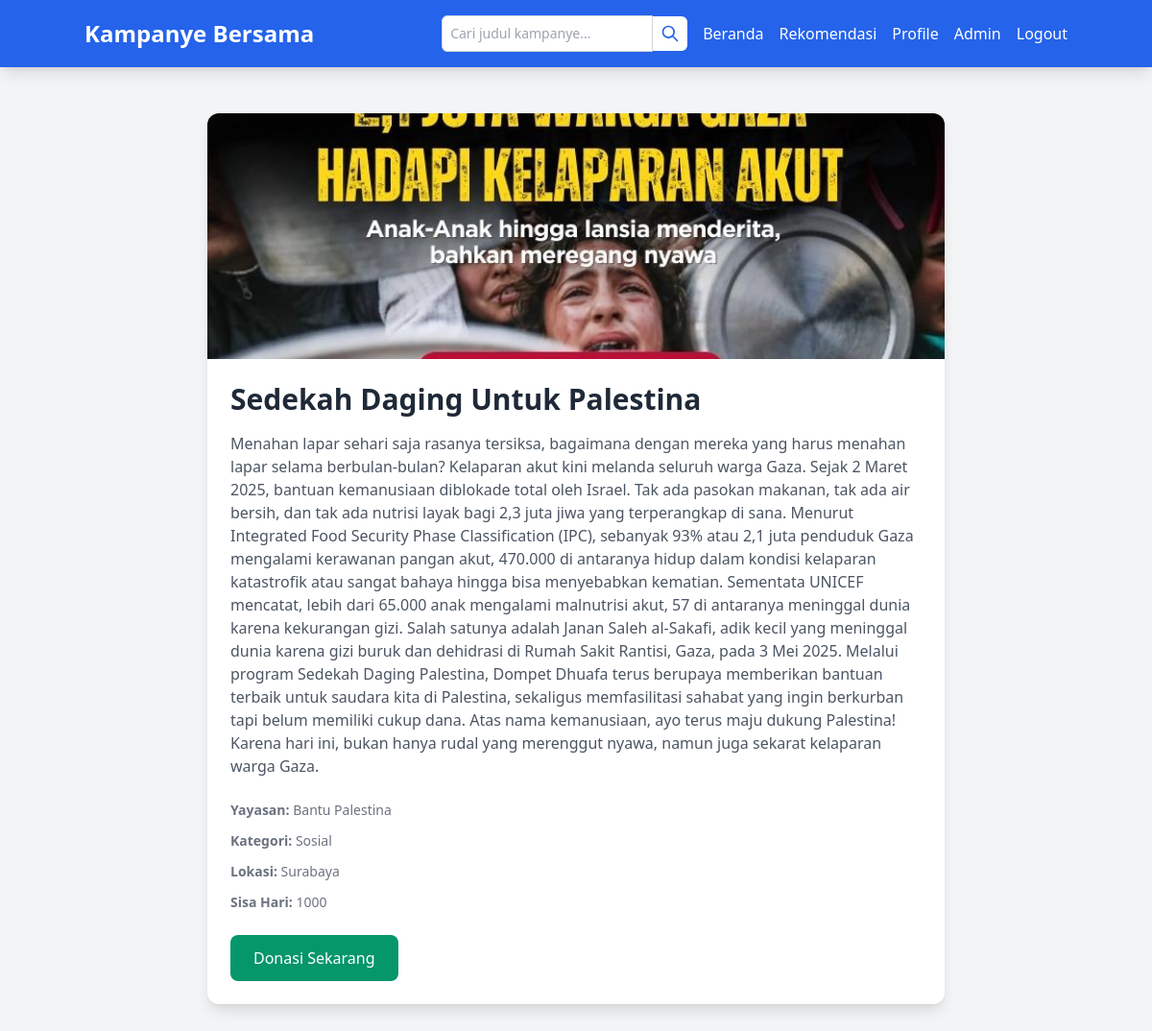
Screenshot of /campaign_detail.php?id=17 (signed in) with the database file from the repository.
### tables this page shows
CREATE TABLE `campaigns` (
  `id` int(11) NOT NULL,
  `judul` varchar(255) NOT NULL COMMENT 'Judul kampanye',
  `deskripsi` text NOT NULL COMMENT 'Deskripsi kampanye untuk Content-Based Filtering',
  `yayasan` varchar(100) NOT NULL COMMENT 'Nama yayasan penyelenggara',
  `kategori` text NOT NULL COMMENT 'Kategori kampanye (dipisah koma, misalnya: Kesehatan,Sosial)',
  `sisa_hari` int(11) NOT NULL COMMENT 'Sisa hari kampanye berlangsung',
  `uploaded_by` int(11) DEFAULT NULL COMMENT 'ID pengguna yang mengunggah (referensi ke users.id)',
  `uploaded_at` timestamp NOT NULL DEFAULT current_timestamp() COMMENT 'Waktu unggah kampanye',
  `gambar` varchar(255) DEFAULT 'default.jpg' COMMENT 'Nama file gambar kampanye',
  `lokasi` varchar(255) DEFAULT 'Tidak diketahui' COMMENT 'Lokasi kampanye',
  `terkumpul` decimal(15,2) DEFAULT 0.00,
  `sisahari` varchar(10) DEFAULT '∞'
);

### campaign_detail.php (the view, shortened to what this page needs)
<?php
$conn = new mysqli('localhost', 'root', '', 'campaign_recommendation');
$campaign = null;
if (isset($_GET['id']) && isset($_SESSION['user_id'])) {
    $campaign_id = (int)$_GET['id'];
    $stmt = $conn->prepare("SELECT * FROM campaigns WHERE id = ?");
    $stmt->bind_param("i", $campaign_id);
    $stmt->execute();
    $result = $stmt->get_result();
    if ($result->num_rows > 0) {
        $campaign = $result->fetch_assoc();
    }
}
?>
<?php require 'templatess/header.php'; ?>
<div class="container mx-auto px-6 py-12">
    <div class="max-w-3xl mx-auto bg-white rounded-xl shadow-lg overflow-hidden">
        <img src="images/<?php echo htmlspecialchars($campaign['gambar']); ?>" alt="<?php echo htmlspecialchars($campaign['judul']); ?>" class="w-full h-64 object-cover">
        <div class="p-6">
            <h2 class="text-3xl font-bold mb-4 text-gray-800"><?php echo htmlspecialchars($campaign['judul']); ?></h2>
            <p class="text-gray-600 mb-6"><?php echo htmlspecialchars($campaign['deskripsi']); ?></p>
            <div class="space-y-3">
                <p class="text-sm text-gray-500"><strong>Yayasan:</strong> <?php echo htmlspecialchars($campaign['yayasan']); ?></p>
                <p class="text-sm text-gray-500"><strong>Kategori:</strong> <?php echo htmlspecialchars($campaign['kategori']); ?></p>
                <p class="text-sm text-gray-500"><strong>Lokasi:</strong> <?php echo htmlspecialchars($campaign['lokasi']); ?></p>
                <p class="text-sm text-gray-500"><strong>Sisa Hari:</strong> <?php echo htmlspecialchars($campaign['sisa_hari']); ?></p>
            </div>
            <a href="donate.php?id=<?php echo $campaign['id']; ?>" class="mt-6 inline-block bg-green-600 text-white px-6 py-3 rounded-lg hover:bg-green-700 transition">
                Donasi Sekarang
            </a>
        </div>
    </div>
</div>
<?php $conn->close(); require 'templatess/footer.php'; ?>

### static/style.css (style rules this page uses)
img { max-width: 100%; height: auto; }

### rows the page displays
campaigns: gambar (picture), judul "Sedekah Daging Untuk Palestina", deskripsi "Menahan lapar sehari saja rasanya tersiksa, bagaimana dengan mereka yang harus menahan lapar selama berbulan-bulan? Kelaparan akut kini melanda seluruh warga Gaza. Sejak 2 Maret 2025, bantuan kemanusiaan diblokade total oleh Israel. Tak ada pasokan makanan, tak ada air bersih, dan tak ada nutrisi layak bagi 2,3 juta jiwa yang terperangkap di sana. Menurut Integrated Food Security Phase Classification (IPC), sebanyak 93% atau 2,1 juta penduduk Gaza mengalami kerawanan pangan akut, 470.000 di antaranya hidup dalam kondisi kelaparan katastrofik atau sangat bahaya hingga bisa menyebabkan kematian. Sementata UNICEF mencatat, lebih dari 65.000 anak mengalami malnutrisi akut, 57 di antaranya…", yayasan "Bantu Palestina", kategori "Sosial", lokasi "Surabaya", sisa_hari "1000"
